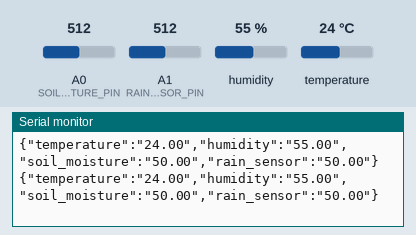
The sketch below on a simulated Arduino Uno, built with avr-gcc and run on an emulated ATmega328P. On the bench: the last lines printed to the serial monitor. Inputs (shaded band) come from the test bench; at power-on: humidity 55 %, A0 (SOIL_MOISTURE_PIN) = 512, A1 (RAIN_SENSOR_PIN) = 512, temperature 24 °C.

Above: at 3.8 s.
3.9 s: humidity set to 22 %
At 5.3 s:
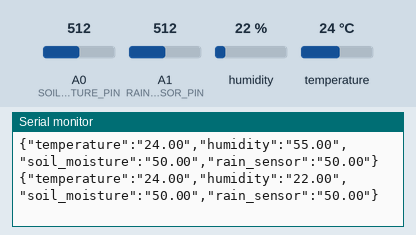
12.0 s: A0 (SOIL_MOISTURE_PIN) set to 716
At 12.5 s:
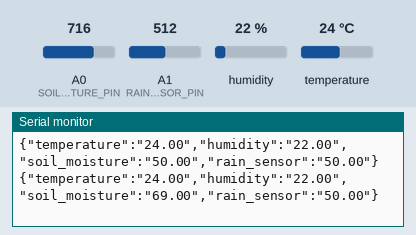
14.2 s: A1 (RAIN_SENSOR_PIN) set to 716
At 16.0 s:
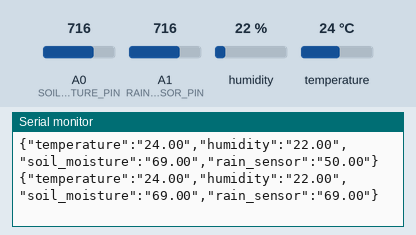
16.4 s: temperature set to 12 °C
At 18.3 s:
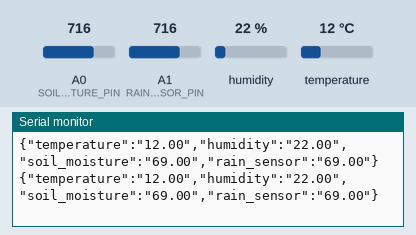
18.6 s: A0 (SOIL_MOISTURE_PIN) set to 992
At 20.3 s:
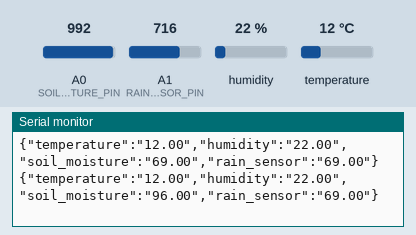
20.8 s: A1 (RAIN_SENSOR_PIN) set to 992
At 21.8 s:
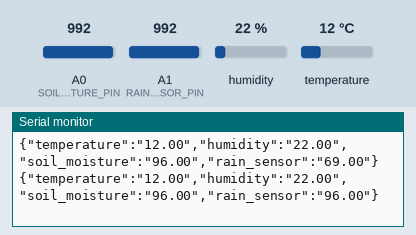
Timing chart, 0 to 23.8 s (numbered marks = the images above; inputs shaded):
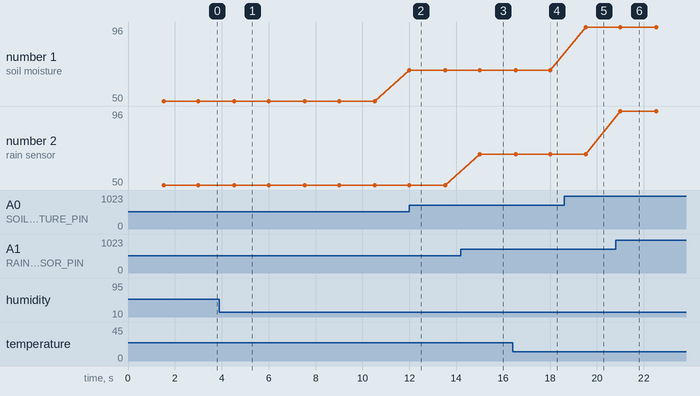

Measured:
- after the input at 3.9 s, the serial monitor: prints a new line after 0.63 s (image 1)
- after the input at 12.0 s, the serial monitor: prints a new line at once (image 2)
- after the input at 14.2 s, the serial monitor: prints a new line after 0.81 s (image 3)
- after the input at 16.4 s, the serial monitor: prints a new line after 0.13 s (image 4)
- after the input at 18.6 s, the serial monitor: prints a new line after 0.93 s (image 5)
- after the input at 20.8 s, the serial monitor: prints a new line after 0.20 s (image 6)
- plotted number 1: 50 → 69 after the input at 12.0 s, 69 → 96 after the input at 18.6 s

The sketch:

code1.ino
```cpp
// (licence header left out)
#include <DHT.h>
#include <ArduinoJson.h>

#define SOIL_MOISTURE_PIN A0
#define RAIN_SENSOR_PIN A1
/*
#define BUTTON_PIN 2
#define RELAY_1_PIN 9
#define RELAY_2_PIN 10
*/
#define DHT_TYPE DHT11
#define DHT_PIN 5

unsigned long previousMillis = 0;
const long interval = 1500;

DHT dht(DHT_PIN, DHT_TYPE);

void setup() {
  Serial.begin(9600);
  /*
  pinMode(BUTTON_PIN, INPUT_PULLUP);
  pinMode(RELAY_1_PIN, OUTPUT);
  pinMode(RELAY_2_PIN, OUTPUT);
  */
  dht.begin();
}

void loop() {
  //checkButton();

  unsigned long currentMillis = millis();

  if (currentMillis - previousMillis >= interval) {
    previousMillis = currentMillis;
    checkSensorData();
  }
}

/*
  void checkButton() {
  static bool buttonState = HIGH;
  bool currentButtonState = digitalRead(BUTTON_PIN);

  if (currentButtonState != buttonState) {
    buttonState = currentButtonState;
    if (buttonState == LOW) {
      activateRelay();
    } else {
      deactivateRelay();
    }
  }
}
*/

void checkSensorData() {
  float temperature, humidity;
  float soilMoisture, rainSensor;

  // Read temperature and humidity
  temperature = dht.readTemperature();
  humidity = dht.readHumidity();

  // Check for sensor reading errors
  if (isnan(temperature) || isnan(humidity)) {
    handleSensorError();
    return;
  }

  // Read soil moisture and rain sensor
  soilMoisture = analogRead(SOIL_MOISTURE_PIN);
  rainSensor = analogRead(RAIN_SENSOR_PIN);

  // Convert analog readings to 0-100 scale
  soilMoisture = map(soilMoisture, 0, 1023, 0, 100);
  rainSensor = map(rainSensor, 0, 1023, 0, 100);

  // Create JSON data
  DynamicJsonDocument jsonDoc(256);

  // Populate the JSON document
  jsonDoc["temperature"] = String(temperature);
  jsonDoc["humidity"] = String(humidity);
  jsonDoc["soil_moisture"] = String(soilMoisture);
  jsonDoc["rain_sensor"] = String(rainSensor);

  // Serialize the JSON document to a string
  String jsonString;
  serializeJson(jsonDoc, jsonString);

  // Send the JSON data over serial
  Serial.println(jsonString);
}

void handleSensorError() {
  // Handle sensor reading errors here
  // You can add your own error handling mechanism
}

/*
void activateRelay() {
  digitalWrite(RELAY_1_PIN, HIGH);
  digitalWrite(RELAY_2_PIN, HIGH);
}

void deactivateRelay() {
  digitalWrite(RELAY_1_PIN, LOW);
  digitalWrite(RELAY_2_PIN, LOW);
}
*/
```
